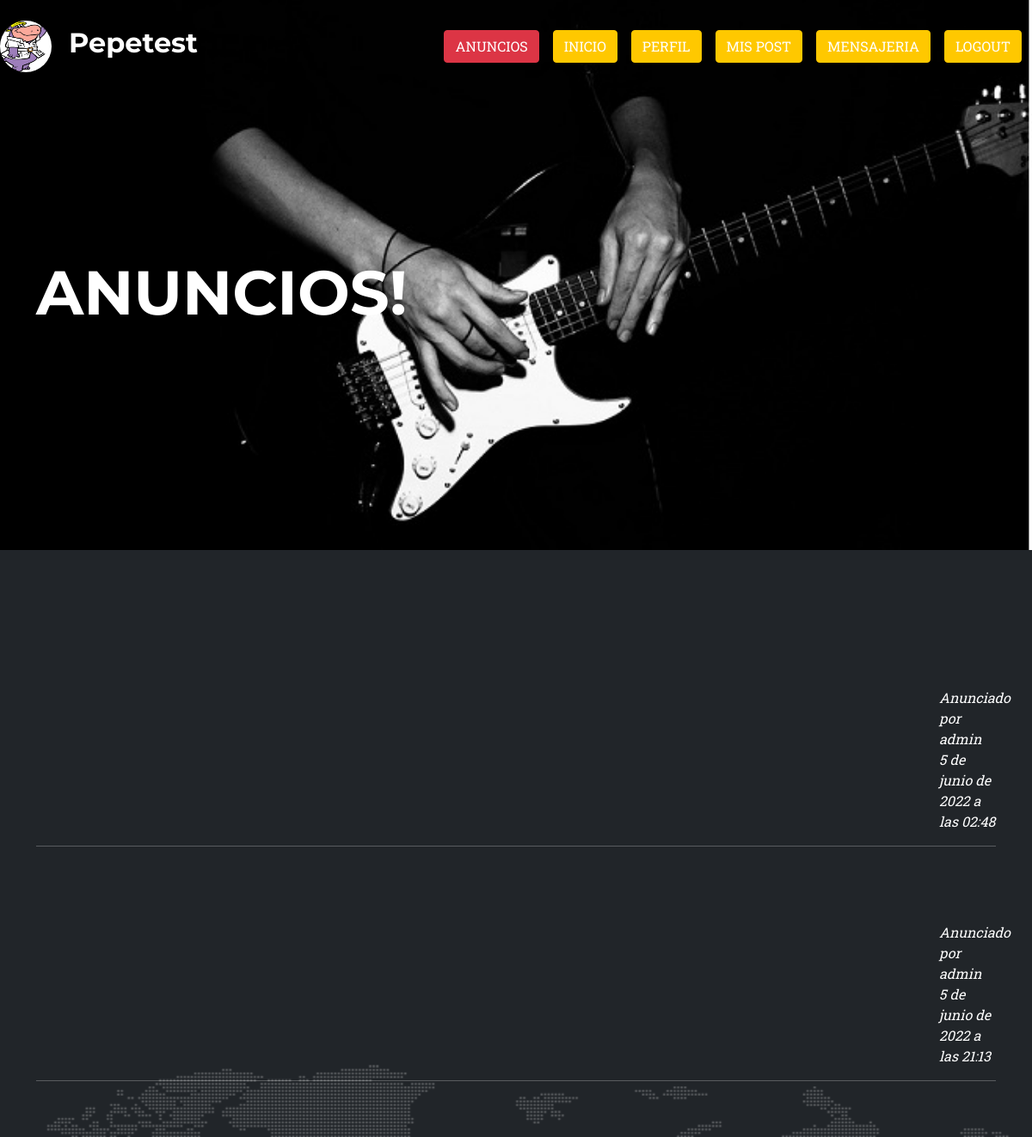
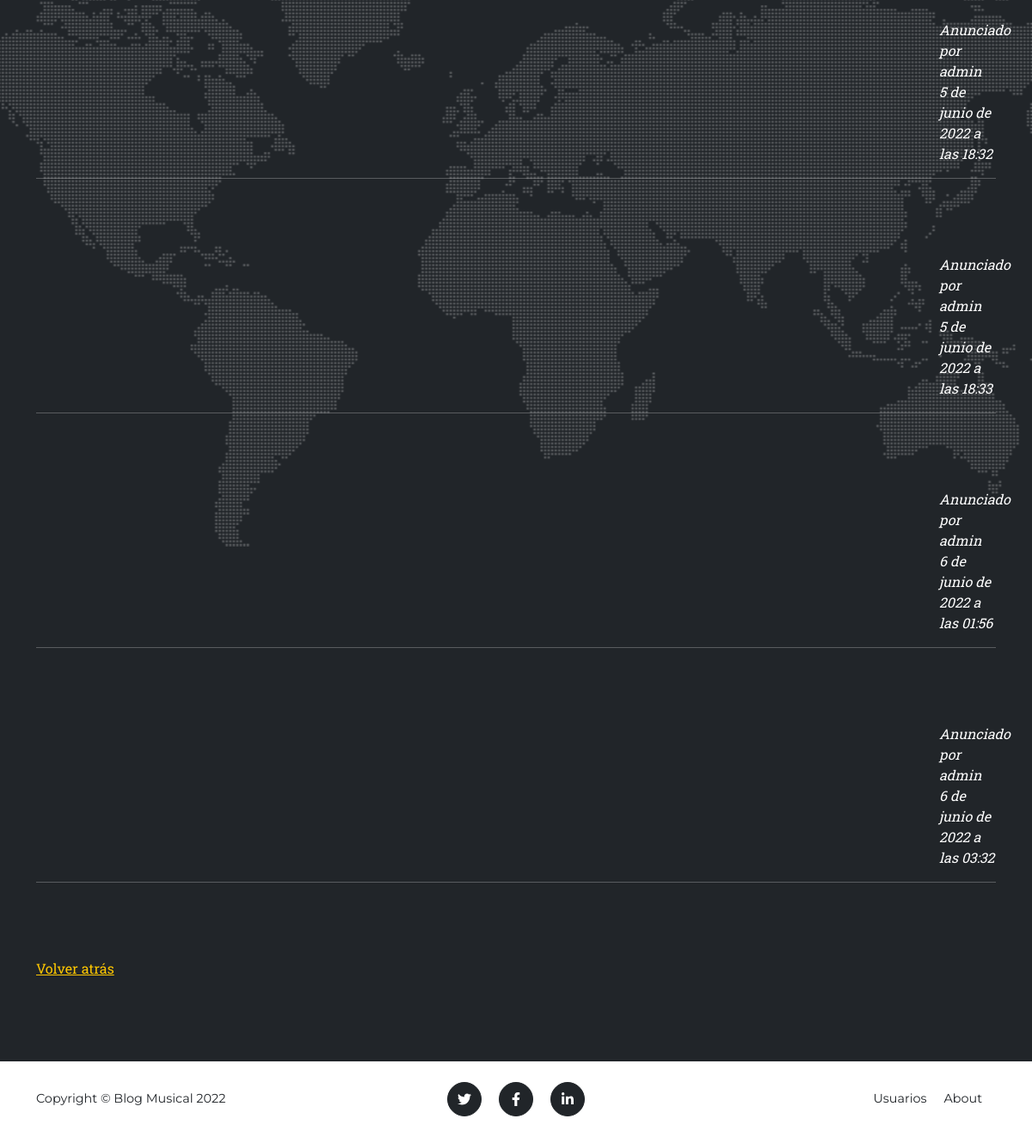
Screenshot of /anuncios (signed in) with the database file from the repository (2 pictures, top to bottom).
### mensajeria/models.py (models this page shows, shortened)
class Anuncio(models.Model):
    creador_id= models.IntegerField()
    creador_usuario = models.TextField(max_length=50)
    mensaje = tinymce_models.HTMLField()
    fecha = models.DateTimeField()

### mensajeria/views.py (the view)
# urls.py: path('anuncios', verAnuncios, name="anuncios"),
@login_required
def verAnuncios(request):
    avatar = Avatar.objects.filter(user=request.user)
    anuncios = Anuncio.objects.all()
    return render(request, 'mensajeria/anuncios.html', {'anuncios':anuncios,'url':avatar[0].avatar.url })

### mensajeria/templates/mensajeria/anuncios.html (shortened to what this page needs)
{% extends "AppDesafio/padre.html" %}
{% load static %}
{% block avatar%}
{% if not request.user.is_authenticated %}
<div><img src="/media/avatar/anonymous-user-icon-2.jpg" width="60px" height="60px" style="border-radius:30px" alt=""></div>
<div style="color:white; margin-left: 20px">
    <h2>Anonimo</h2>
</div>
{% else %}
<div><img src="{{url}}" width="60px" height="60px" style="border-radius:30px" alt=""></div>
<div style="color:white; margin-left: 20px">
<h2>{{user}}</h2>
</div>
{% endif %}
{% endblock %}
{% block TituloInicio %}
<header class="masthead">
    <div class="container">
        <div class="masthead-heading text-uppercase" style="margin-right: 1000px">ANUNCIOS!</div>
    </div>
</header>
{% endblock %}
{% block contenidoQueCambia %}
 {% for anuncio in anuncios %}
<div style="color:white">
                            <div style = "margin-left:1050px; font-style:italic;">
                                 Anunciado por {{ anuncio.creador_usuario }}
                            </div>
                            <div style = "margin-left:1050px; font-style:italic;">
                                 {{anuncio.fecha }}
                           </div>
    </div>
    <hr style="color:white">
    <br>
    <br>
    <br>
 {% endfor %}
<a href="javascript:history.go(-1);">Volver atrás</a>
{% endblock %}

### rows the page displays
Anuncio: creador_usuario "admin", fecha "5 de junio de 2022 a las 02:48"
Anuncio: creador_usuario "admin", fecha "5 de junio de 2022 a las 21:13"
Anuncio: creador_usuario "admin", fecha "5 de junio de 2022 a las 18:32"
Anuncio: creador_usuario "admin", fecha "5 de junio de 2022 a las 18:33"
Anuncio: creador_usuario "admin", fecha "6 de junio de 2022 a las 01:56"
Anuncio: creador_usuario "admin", fecha "6 de junio de 2022 a las 03:32"

### other values shown
{{ user }} "Pepetest"
